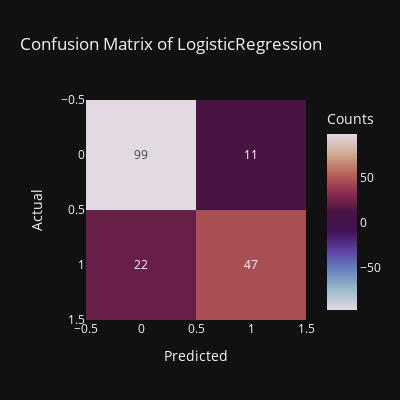
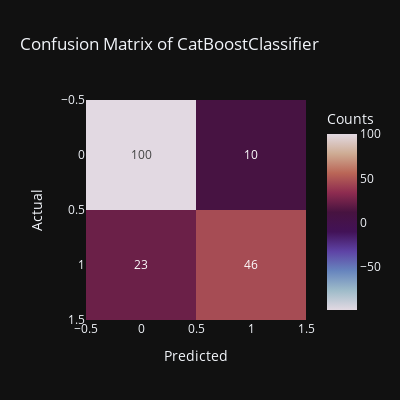
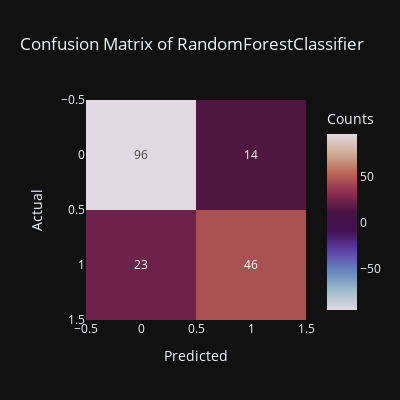

Notebook code for these charts, in order:
### Code cell
# List of models
models = [LogisticRegression(), CatBoostClassifier(),
          RandomForestClassifier()]

# Iterating over models
for model in models:

    # Fit the model
    model.fit(X_train_transformed, y_train)

    # Predict on the test set
    y_pred = model.predict(X_test_transformed)

    # Print the classification report
    print("Model: ", model.__class__.__name__)
    print("Classification Report: \n", classification_report(y_test, y_pred))

    # Generate and display the confusion matrix
    fig = px.imshow(confusion_matrix(y_test, y_pred), color_continuous_scale='twilight',
                    title="Confusion Matrix of " + model.__class__.__name__,
                    labels=dict(x="Predicted", y="Actual", color="Counts"),
                    color_continuous_midpoint=0.8, width=400, height=400,
                    template="plotly_dark", text_auto=True)
    fig.show()

    print("----------------------------------------------------------")

### Figure 1 — Plotly figure (JSON) as saved in the notebook; plotly's stock layout.template omitted (floating-point values rounded to 4 significant figures)
{"data": [{"coloraxis": "coloraxis", "hovertemplate": "Predicted: %{x}<br>Actual: %{y}<br>Counts: %{z}<extra></extra>", "name": "0", "texttemplate": "%{z}", "type": "heatmap", "xaxis": "x", "yaxis": "y", "z": [[99, 11], [22, 47]]}], "layout": {"coloraxis": {"cmid": 0.8, "colorbar": {"title": {"text": "Counts"}}, "colorscale": [[0, "#e2d9e2"], [0.1111, "#9ebbc9"], [0.2222, "#6785be"], [0.3333, "#5e43a5"], [0.4444, "#421257"], [0.5556, "#471340"], [0.6667, "#8e2c50"], [0.7778, "#ba6657"], [0.8889, "#ceac94"], [1, "#e2d9e2"]]}, "height": 400, "title": {"text": "Confusion Matrix of LogisticRegression"}, "width": 400, "xaxis": {"anchor": "y", "constrain": "domain", "domain": [0, 1], "scaleanchor": "y", "title": {"text": "Predicted"}}, "yaxis": {"anchor": "x", "autorange": "reversed", "constrain": "domain", "domain": [0, 1], "title": {"text": "Actual"}}}}

### Figure 2 — Plotly figure (JSON) as saved in the notebook; plotly's stock layout.template omitted (floating-point values rounded to 4 significant figures)
{"data": [{"coloraxis": "coloraxis", "hovertemplate": "Predicted: %{x}<br>Actual: %{y}<br>Counts: %{z}<extra></extra>", "name": "0", "texttemplate": "%{z}", "type": "heatmap", "xaxis": "x", "yaxis": "y", "z": [[100, 10], [23, 46]]}], "layout": {"coloraxis": {"cmid": 0.8, "colorbar": {"title": {"text": "Counts"}}, "colorscale": [[0, "#e2d9e2"], [0.1111, "#9ebbc9"], [0.2222, "#6785be"], [0.3333, "#5e43a5"], [0.4444, "#421257"], [0.5556, "#471340"], [0.6667, "#8e2c50"], [0.7778, "#ba6657"], [0.8889, "#ceac94"], [1, "#e2d9e2"]]}, "height": 400, "title": {"text": "Confusion Matrix of CatBoostClassifier"}, "width": 400, "xaxis": {"anchor": "y", "constrain": "domain", "domain": [0, 1], "scaleanchor": "y", "title": {"text": "Predicted"}}, "yaxis": {"anchor": "x", "autorange": "reversed", "constrain": "domain", "domain": [0, 1], "title": {"text": "Actual"}}}}

### Figure 3 — Plotly figure (JSON) as saved in the notebook; plotly's stock layout.template omitted (floating-point values rounded to 4 significant figures)
{"data": [{"coloraxis": "coloraxis", "hovertemplate": "Predicted: %{x}<br>Actual: %{y}<br>Counts: %{z}<extra></extra>", "name": "0", "texttemplate": "%{z}", "type": "heatmap", "xaxis": "x", "yaxis": "y", "z": [[96, 14], [23, 46]]}], "layout": {"coloraxis": {"cmid": 0.8, "colorbar": {"title": {"text": "Counts"}}, "colorscale": [[0, "#e2d9e2"], [0.1111, "#9ebbc9"], [0.2222, "#6785be"], [0.3333, "#5e43a5"], [0.4444, "#421257"], [0.5556, "#471340"], [0.6667, "#8e2c50"], [0.7778, "#ba6657"], [0.8889, "#ceac94"], [1, "#e2d9e2"]]}, "height": 400, "title": {"text": "Confusion Matrix of RandomForestClassifier"}, "width": 400, "xaxis": {"anchor": "y", "constrain": "domain", "domain": [0, 1], "scaleanchor": "y", "title": {"text": "Predicted"}}, "yaxis": {"anchor": "x", "autorange": "reversed", "constrain": "domain", "domain": [0, 1], "title": {"text": "Actual"}}}}
